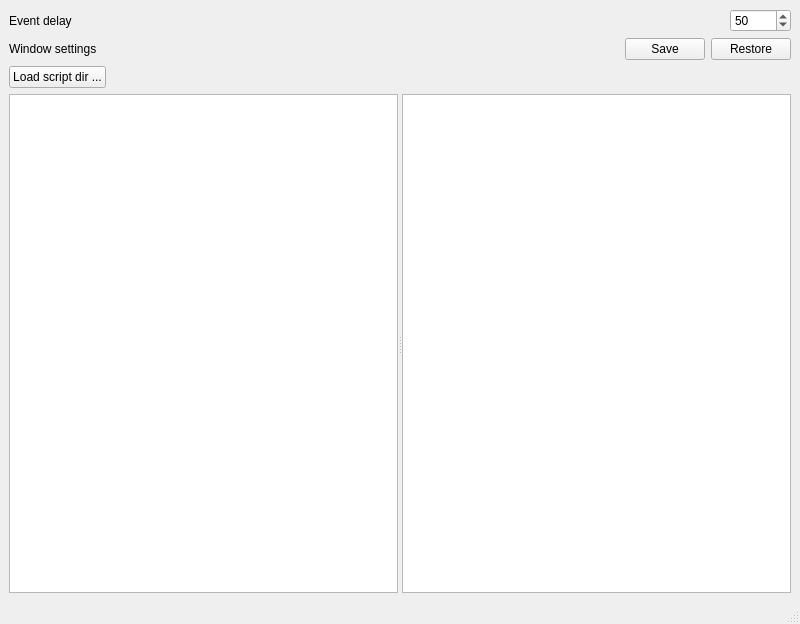
<?xml version="1.0" encoding="UTF-8"?>
<ui version="4.0">
 <class>MainWindow</class>
 <widget class="QMainWindow" name="MainWindow">
  <property name="geometry">
   <rect>
    <x>0</x>
    <y>0</y>
    <width>800</width>
    <height>624</height>
   </rect>
  </property>
  <property name="windowTitle">
   <string>MainWindow</string>
  </property>
  <widget class="QWidget" name="centralwidget">
   <layout class="QVBoxLayout" name="verticalLayout">
    <item>
     <layout class="QHBoxLayout" name="horizontalLayout_4">
      <item>
       <widget class="QLabel" name="label_4">
        <property name="text">
         <string>Event delay</string>
        </property>
       </widget>
      </item>
      <item>
       <spacer name="horizontalSpacer_4">
        <property name="orientation">
         <enum>Qt::Horizontal</enum>
        </property>
        <property name="sizeHint" stdset="0">
         <size>
          <width>40</width>
          <height>20</height>
         </size>
        </property>
       </spacer>
      </item>
      <item>
       <widget class="QSpinBox" name="_delay">
        <property name="maximum">
         <number>10000</number>
        </property>
        <property name="value">
         <number>50</number>
        </property>
       </widget>
      </item>
     </layout>
    </item>
    <item>
     <layout class="QHBoxLayout" name="horizontalLayout_3">
      <item>
       <widget class="QLabel" name="label">
        <property name="text">
         <string>Window settings</string>
        </property>
       </widget>
      </item>
      <item>
       <spacer name="horizontalSpacer_3">
        <property name="orientation">
         <enum>Qt::Horizontal</enum>
        </property>
        <property name="sizeHint" stdset="0">
         <size>
          <width>40</width>
          <height>20</height>
         </size>
        </property>
       </spacer>
      </item>
      <item>
       <widget class="QPushButton" name="_saveWindow_2">
        <property name="text">
         <string>Save</string>
        </property>
       </widget>
      </item>
      <item>
       <widget class="QPushButton" name="_restoreWindow_2">
        <property name="text">
         <string>Restore</string>
        </property>
       </widget>
      </item>
     </layout>
    </item>
    <item>
     <layout class="QHBoxLayout" name="horizontalLayout">
      <item>
       <widget class="QPushButton" name="_loadScripts">
        <property name="text">
         <string>Load script dir ...</string>
        </property>
       </widget>
      </item>
      <item>
       <spacer name="horizontalSpacer">
        <property name="orientation">
         <enum>Qt::Horizontal</enum>
        </property>
        <property name="sizeHint" stdset="0">
         <size>
          <width>40</width>
          <height>20</height>
         </size>
        </property>
       </spacer>
      </item>
     </layout>
    </item>
    <item>
     <layout class="QHBoxLayout" name="horizontalLayout_2">
      <item>
       <widget class="QSplitter" name="splitter">
        <property name="orientation">
         <enum>Qt::Horizontal</enum>
        </property>
        <widget class="QTreeView" name="_useCases"/>
        <widget class="QTreeView" name="_output"/>
       </widget>
      </item>
     </layout>
    </item>
   </layout>
  </widget>
  <widget class="QMenuBar" name="menubar">
   <property name="geometry">
    <rect>
     <x>0</x>
     <y>0</y>
     <width>800</width>
     <height>25</height>
    </rect>
   </property>
  </widget>
  <widget class="QStatusBar" name="statusbar"/>
 </widget>
 <resources/>
 <connections/>
</ui>
